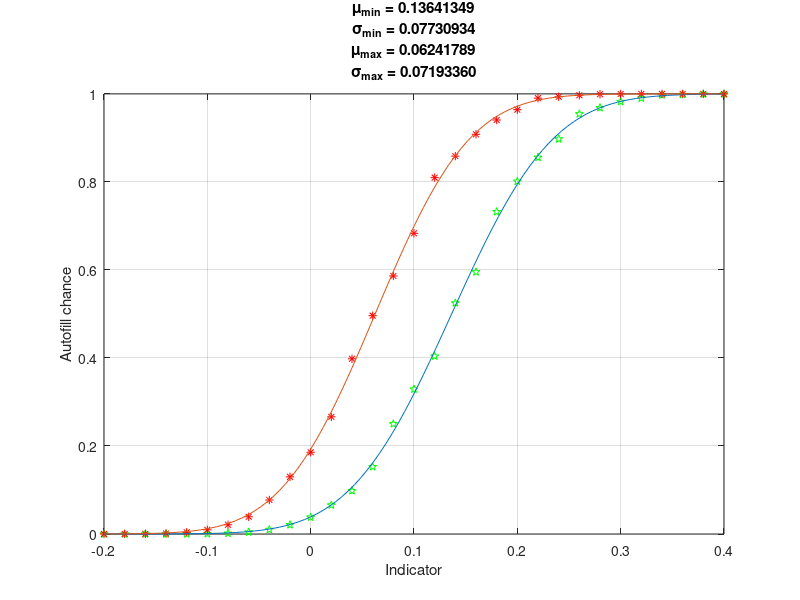

MATLAB code to generate this figure:
X = [-0.2,
-0.18,
-0.16,
-0.14,
-0.12,
-0.1,
-0.08,
-0.06,
-0.04,
-0.02,
0,
0.02,
0.04,
0.06,
0.08,
0.1,
0.12,
0.14,
0.16,
0.18,
0.2,
0.22,
0.24,
0.26,
0.28,
0.3,
0.32,
0.34,
0.36,
0.38,
0.4];
Ymin = [0
0
0
0
0.0001
0.0005
0.0015
0.0043
0.01
0.0209
0.0382
0.0657
0.0982
0.1528
0.2503
0.3291
0.4041
0.5249
0.5954
0.7321
0.8012
0.8556
0.8975
0.9544
0.9685
0.9825
0.9903
0.9975
0.9985
0.9996
0.9998
];
Ymax = [0.0001
0.0002
0.0004
0.0012
0.004
0.0095
0.021
0.0391
0.0773
0.1299
0.1857
0.2662
0.3981
0.4961
0.5863
0.6832
0.8097
0.8586
0.9082
0.9407
0.9641
0.9903
0.9935
0.9968
0.9992
0.9998
1
1
1
1
1
];
fcn = @(b,x) normcdf(x, b(1), b(2));                    % Objective Function
NRCFmin = @(b) norm(Ymin - fcn(b,X));
NRCFmax = @(b) norm(Ymax - fcn(b,X));                     % Norm Residual Cost Function
Bmin = fminsearch(NRCFmin, [1; 1]);                          % Estimate Parameters
Bmax = fminsearch(NRCFmax, [1; 1]);
Xplot = linspace(min(X), max(X));
figure(1)
plot(X, Ymin, 'pg')
hold on
plot(X, Ymax, '*r')
plot(Xplot, fcn(Bmin,Xplot))
plot(Xplot, fcn(Bmax,Xplot))
title(sprintf('\\mu\_{min} = %.8f\n\\sigma\_{min} = %.8f\n\\mu\_{max} = %.8f\n\\sigma\_{max} = %.8f', Bmin, Bmax))
ylabel("Autofill chance");
xlabel("Indicator");
hold off
grid
